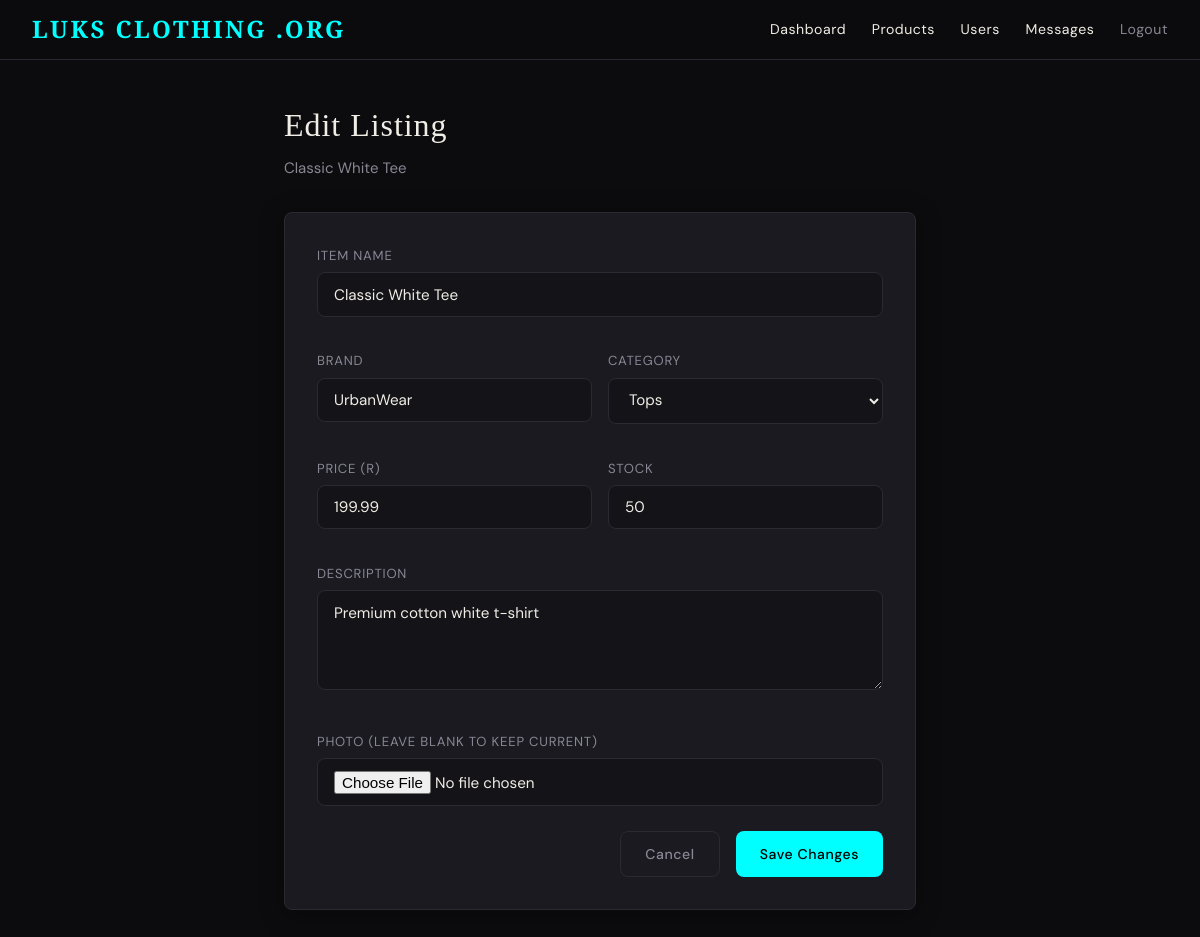
The page /editProduct.php?id=1 (signed in) on the database its author committed.
### tables this page shows
CREATE TABLE IF NOT EXISTS tblProduct (
    productID INT AUTO_INCREMENT PRIMARY KEY,
    name VARCHAR(100) NOT NULL,
    price DECIMAL(10,2) NOT NULL,
    image VARCHAR(255),
    description TEXT,
    brand VARCHAR(100),
    category VARCHAR(50),
    stock INT DEFAULT 0,
    sellerID INT,
    isApproved TINYINT(1) DEFAULT 0,
    createdAt TIMESTAMP DEFAULT CURRENT_TIMESTAMP,
    FOREIGN KEY (sellerID) REFERENCES tblUser(userID) ON DELETE SET NULL
);

### editProduct.php (the view, shortened to what this page needs)
<?php
include 'DBConn.php';
$uid  = $_SESSION['userID'];
$role = $_SESSION['role'];
$pid  = (int)($_GET['id'] ?? 0);
if($role === 'admin'){
    $product = $conn->query("SELECT * FROM tblProduct WHERE productID=$pid")->fetch_assoc();
} else {
    $product = $conn->query("SELECT * FROM tblProduct WHERE productID=$pid AND sellerID=$uid")->fetch_assoc();
}
?>
<!DOCTYPE html>
<html lang="en">
<head>
    <link rel="stylesheet" href="style.css">
</head>
<body>
<?php include 'nav.php'; ?>
<div class="page" style="max-width:680px;">
    <div class="page-header">
        <h2>Edit Listing</h2>
        <p class="text-muted"><?php echo htmlspecialchars($product['name']); ?></p>
    </div>
    <div class="card">
        <form method="POST" enctype="multipart/form-data">
            <div style="display:grid;grid-template-columns:1fr 1fr;gap:1rem;">
                <div class="form-group" style="grid-column:1/-1;">
                    <label>Item Name</label>
                    <input type="text" name="name" value="<?php echo htmlspecialchars($product['name']); ?>" required>
                </div>
                <div class="form-group">
                    <label>Brand</label>
                    <input type="text" name="brand" value="<?php echo htmlspecialchars($product['brand'] ?? ''); ?>">
                </div>
                <div class="form-group">
                    <label>Category</label>
                    <select name="category">
                        <?php foreach(['Tops','Bottoms','Dresses','Outerwear','Shoes','Accessories','Other'] as $cat): ?>
                            <option value="<?php echo $cat; ?>" <?php echo $product['category']===$cat?'selected':''; ?>><?php echo $cat; ?></option>
                        <?php endforeach; ?>
                    </select>
                </div>
                <div class="form-group">
                    <label>Price (R)</label>
                    <input type="number" name="price" value="<?php echo $product['price']; ?>" step="0.01" min="1" required>
                </div>
                <div class="form-group">
                    <label>Stock</label>
                    <input type="number" name="stock" value="<?php echo $product['stock']; ?>" min="0">
                </div>
                <div class="form-group" style="grid-column:1/-1;">
                    <label>Description</label>
                    <textarea name="description"><?php echo htmlspecialchars($product['description']); ?></textarea>
                </div>
                <div class="form-group" style="grid-column:1/-1;">
                    <label>Photo (leave blank to keep current)</label>
                    <input type="file" name="image" accept="image/*">
                </div>
            </div>
            <div style="display:flex;gap:1rem;justify-content:flex-end;margin-top:.5rem;">
                <a href="<?php echo $role==='admin'?'adminProducts.php':'sellerDashboard.php'; ?>" class="btn btn-ghost">Cancel</a>
                <button name="update" class="btn btn-gold">Save Changes</button>
            </div>
        </form>
    </div>
</div>
</body>
</html>

### style.css (style rules this page uses)
:root { --bg: #0c0c0e; --surface: #141418; --card: #1a1a20; --border: #2a2a33; --gold: cyan; --gold-dim: #007a7a; --text: #f0ede6; --muted: #888794; --danger: #c0392b; --success: #27ae60; --radius: 8px; --shadow: 0 4px 24px rgba(0,0,0,0.4); }
*, *::before, *::after { box-sizing: border-box; margin: 0; padding: 0; }
html { scroll-behavior: smooth; }
body { background: var(--bg); color: var(--text); font-family: 'DM Sans', sans-serif; font-size: 15px; line-height: 1.6; min-height: 100vh; }
h1, h2, h3 { font-family: 'Cormorant Garamond', Georgia, serif; font-weight: 300; letter-spacing: 0.03em; }
h2 { font-size: 2rem; }
a { color: var(--gold); text-decoration: none; transition: opacity .2s; }
.page { max-width: 1100px; margin: 0 auto; padding: 2.5rem 1.5rem; }
.card { background: var(--card); border: 1px solid var(--border); border-radius: var(--radius); padding: 2rem; box-shadow: var(--shadow); }
.form-group { margin-bottom: 1.1rem; }
label { display: block; font-size: .82rem; letter-spacing: .06em; color: var(--muted); margin-bottom: .4rem; text-transform: uppercase; }
input[type=text], input[type=email], input[type=password], input[type=number], input[type=file], textarea, select { width: 100%; padding: .7rem 1rem; background: var(--surface); color: var(--text); border: 1px solid var(--border); border-radius: var(--radius); font-family: 'DM Sans', sans-serif; font-size: .95rem; transition: border-color .2s; outline: none; }
textarea { resize: vertical; min-height: 100px; }
select option { background: var(--surface); }
.btn { display: inline-flex; align-items: center; justify-content: center; gap: .4rem; padding: .65rem 1.5rem; border: none; border-radius: var(--radius); font-family: 'DM Sans', sans-serif; font-size: .88rem; font-weight: 500; letter-spacing: .04em; cursor: pointer; transition: all .2s; text-decoration: none; }
.btn-gold { background: var(--gold); color: #000; }
.btn-ghost { background: transparent; color: var(--muted); border: 1px solid var(--border); }
.page-header { margin-bottom: 2rem; }
.page-header h2 { margin-bottom: .3rem; }
.page-header p { color: var(--muted); }
.text-muted { color: var(--muted); }

### rows shown on the page
tblproduct: name "Classic White Tee", brand "UrbanWear", category "Tops", price "199.99", stock "50", description "Premium cotton white t-shirt"
